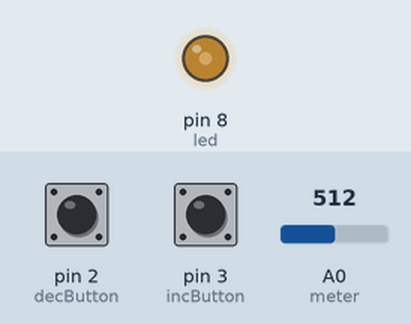
Bench run of a sketch on a simulated Arduino Uno, built with avr-gcc and run on an emulated ATmega328P. Parts: output pins drawn as LEDs (lit = HIGH). The inputs (shaded band) are chosen by the test bench; at power-on: A0 (meter) = 512, pin 2 (decButton) HIGH, pin 3 (incButton) HIGH. What the sketch prints to the serial monitor is not drawn.

Above: at 1.2 s.
1.3 s: A0 (meter) set to 0
At 2.4 s:
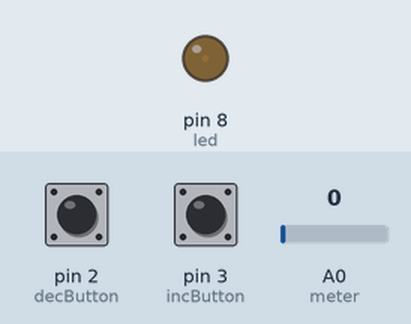
2.8 s: A0 (meter) set to 511
5.8 s: A0 (meter) set to 900
At 6.4 s:
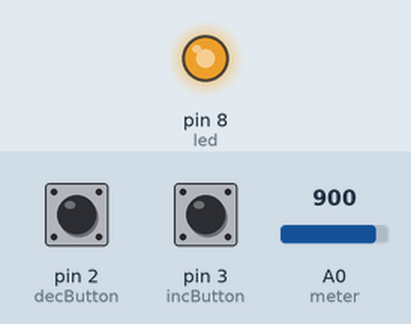
8.8 s: pin 2 (decButton) pulled LOW for 0.15 s
11.8 s: pin 2 (decButton) pulsed LOW 2 times (0.12 s each, 0.3 s apart)
Timing chart, 0 to 62.9 s (numbered marks = the images above; inputs shaded):
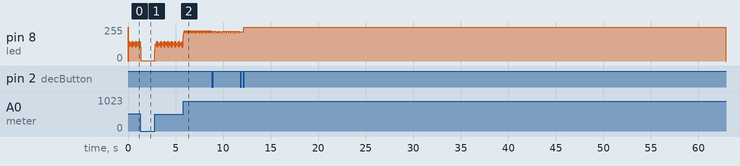

The sketch:

TwoLights.ino
```cpp
// Runs one light on a variable duty cycle
// and one light on an interverlometer
// (we only need code for the first light)

const int led = 8;
const int meter = A0;

const int decButton = 2;
const int incButton = 3;

volatile int lastDec;
volatile int lastInc;

const int DEBOUNCE_DELAY = 50;
volatile unsigned long debounceUntil = 0;

const int PLOT_DELAY = 100;
unsigned long nextPlot = 0;

volatile int fps = 60;


void setup() {
  Serial.begin(9600);

  pinMode(led, OUTPUT);
  pinMode(meter, INPUT);

  pinMode(decButton, INPUT_PULLUP);  // pullup button switches sit HIGH when open and drop LOW when pressed.
  pinMode(incButton, INPUT_PULLUP);
  lastDec = digitalRead(decButton);
  lastInc = digitalRead(incButton);

  attachInterrupt(digitalPinToInterrupt(decButton), decrement, CHANGE);
  attachInterrupt(digitalPinToInterrupt(incButton), increment, CHANGE);

  Serial.println("setup complete");
}

void loop() {
  // ---- Calculations ----
  int period = (1000 / fps);

  float ratio = analogRead(meter) / 1023.0; // [0 - 1023]

  float uptime = period * ratio;
  float downtime = period * (1 - ratio);


  // ---- Delay ----
  digitalWrite(led, HIGH);
  floatDelay(uptime);

  digitalWrite(led, LOW);
  floatDelay(downtime);

  // TODO/OPTIMIZE
  // - Do math once, then drive the LED for a handfull of cycles; more speed/accuracy at the low lvls.
  //   - already tried w/ 1 sec clusters; felt laggy AF
  // - How much time is spent doing math (while LOW)?


  // ---- Plotter ----
  // // ** WARNING **
  // //  * Only turn this on for debugging; not when trying to drive the LED.
  // //    Writing to Serial is _sloooooooowwwww_ (comparatively)
  // //    and creates extra time that the led is LOW, a visible blink
  // plot(period, ratio, uptime, downtime);
}


void decrement() {
  buttonPress(lastDec, -5);
  lastDec = digitalRead(decButton);
}

void increment() {
  buttonPress(lastInc, 5);
  lastInc = digitalRead(incButton);
}

void buttonPress(int last, int delta) {
  unsigned long now = millis();
  if (last == HIGH && now > debounceUntil) {
    fps += delta;
    if (fps < 1) {
      fps = 1;
    }
  }
  debounceUntil = now + DEBOUNCE_DELAY;
}

void floatDelay(float ms) {
  delay(int(ms));
  delayMicroseconds(round(ms * 1000) % 1000);
}

void plot(int p, float r, float u, float d) {
  unsigned int now = millis();
  if (now > nextPlot) {
    Serial.print("fps:");
    Serial.print(fps);
    Serial.print(",period:");
    Serial.print(p);
    Serial.print(",ratio:");
    Serial.print(r);
    Serial.print(",uptime:");
    Serial.print(u);
    Serial.print(",downtime:");
    Serial.print(d);
    Serial.print(",error:");
    Serial.print(p - (u + d));
    Serial.println("");

    nextPlot = now + PLOT_DELAY;
  }
}
```
